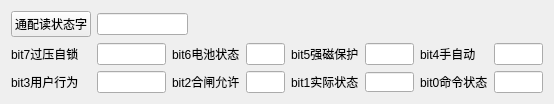
     <widget class="QWidget" name="layoutWidget">
      <property name="geometry">
       <rect>
        <x>310</x>
        <y>0</y>
        <width>554</width>
        <height>80</height>
       </rect>
      </property>
      <layout class="QGridLayout" name="gridLayout_5">
       <item row="0" column="0">
        <widget class="QPushButton" name="pushButton_ReadRunWord">
         <property name="text">
          <string>通配读状态字</string>
         </property>
        </widget>
       </item>
       <item row="0" column="1" colspan="2">
        <widget class="QLineEdit" name="lineEdit_RunWord">
         <property name="maximumSize">
          <size>
           <width>91</width>
           <height>16777215</height>
          </size>
         </property>
         <property name="readOnly">
          <bool>true</bool>
         </property>
        </widget>
       </item>
       <item row="1" column="0">
        <widget class="QLabel" name="label_25">
         <property name="text">
          <string>bit7过压自锁</string>
         </property>
        </widget>
       </item>
       <item row="1" column="1">
        <widget class="QLineEdit" name="lineEdit_StatusSelfLock">
         <property name="maximumSize">
          <size>
           <width>71</width>
           <height>16777215</height>
          </size>
         </property>
         <property name="readOnly">
          <bool>true</bool>
         </property>
        </widget>
       </item>
       <item row="1" column="2">
        <widget class="QLabel" name="label_26">
         <property name="text">
          <string>bit6电池状态</string>
         </property>
        </widget>
       </item>
       <item row="1" column="3">
        <widget class="QLineEdit" name="lineEdit_statusBattery">
         <property name="maximumSize">
          <size>
           <width>41</width>
           <height>16777215</height>
          </size>
         </property>
         <property name="readOnly">
          <bool>true</bool>
         </property>
        </widget>
       </item>
       <item row="1" column="4">
        <widget class="QLabel" name="label_27">
         <property name="text">
          <string>bit5强磁保护</string>
         </property>
        </widget>
       </item>
       <item row="1" column="5">
        <widget class="QLineEdit" name="lineEdit_statusMeg">
         <property name="maximumSize">
          <size>
           <width>51</width>
           <height>16777215</height>
          </size>
         </property>
         <property name="readOnly">
          <bool>true</bool>
         </property>
        </widget>
       </item>
       <item row="1" column="6">
        <widget class="QLabel" name="label_28">
         <property name="text">
          <string>bit4手自动</string>
         </property>
        </widget>
       </item>
       <item row="1" column="7">
        <widget class="QLineEdit" name="lineEdit_statusAM">
         <property name="maximumSize">
          <size>
           <width>51</width>
           <height>16777215</height>
          </size>
         </property>
         <property name="readOnly">
          <bool>true</bool>
         </property>
        </widget>
       </item>
       <item row="2" column="0">
        <widget class="QLabel" name="label_29">
         <property name="text">
          <string>bit3用户行为</string>
         </property>
        </widget>
       </item>
       <item row="2" column="1">
        <widget class="QLineEdit" name="lineEdit_statusAction">
         <property name="maximumSize">
          <size>
           <width>71</width>
           <height>16777215</height>
          </size>
         </property>
         <property name="readOnly">
          <bool>true</bool>
         </property>
        </widget>
       </item>
       <item row="2" column="2">
        <widget class="QLabel" name="label_30">
         <property name="text">
          <string>bit2合闸允许</string>
         </property>
        </widget>
       </item>
       <item row="2" column="3">
        <widget class="QLineEdit" name="lineEdit_statusCloseAllowed">
         <property name="maximumSize">
          <size>
           <width>41</width>
           <height>16777215</height>
          </size>
         </property>
         <property name="readOnly">
          <bool>true</bool>
         </property>
        </widget>
       </item>
       <item row="2" column="4">
        <widget class="QLabel" name="label_31">
         <property name="text">
          <string>bit1实际状态</string>
         </property>
        </widget>
       </item>
       <item row="2" column="5">
        <widget class="QLineEdit" name="lineEdit_statusRealstate">
         <property name="maximumSize">
          <size>
           <width>51</width>
           <height>20</height>
          </size>
         </property>
         <property name="readOnly">
          <bool>true</bool>
         </property>
        </widget>
       </item>
       <item row="2" column="6">
        <widget class="QLabel" name="label_32">
         <property name="text">
          <string>bit0命令状态</string>
         </property>
        </widget>
       </item>
       <item row="2" column="7">
        <widget class="QLineEdit" name="lineEdit_statusCMDstate">
         <property name="maximumSize">
          <size>
           <width>51</width>
           <height>16777215</height>
          </size>
         </property>
         <property name="readOnly">
          <bool>true</bool>
         </property>
        </widget>
       </item>
      </layout>
     </widget>
